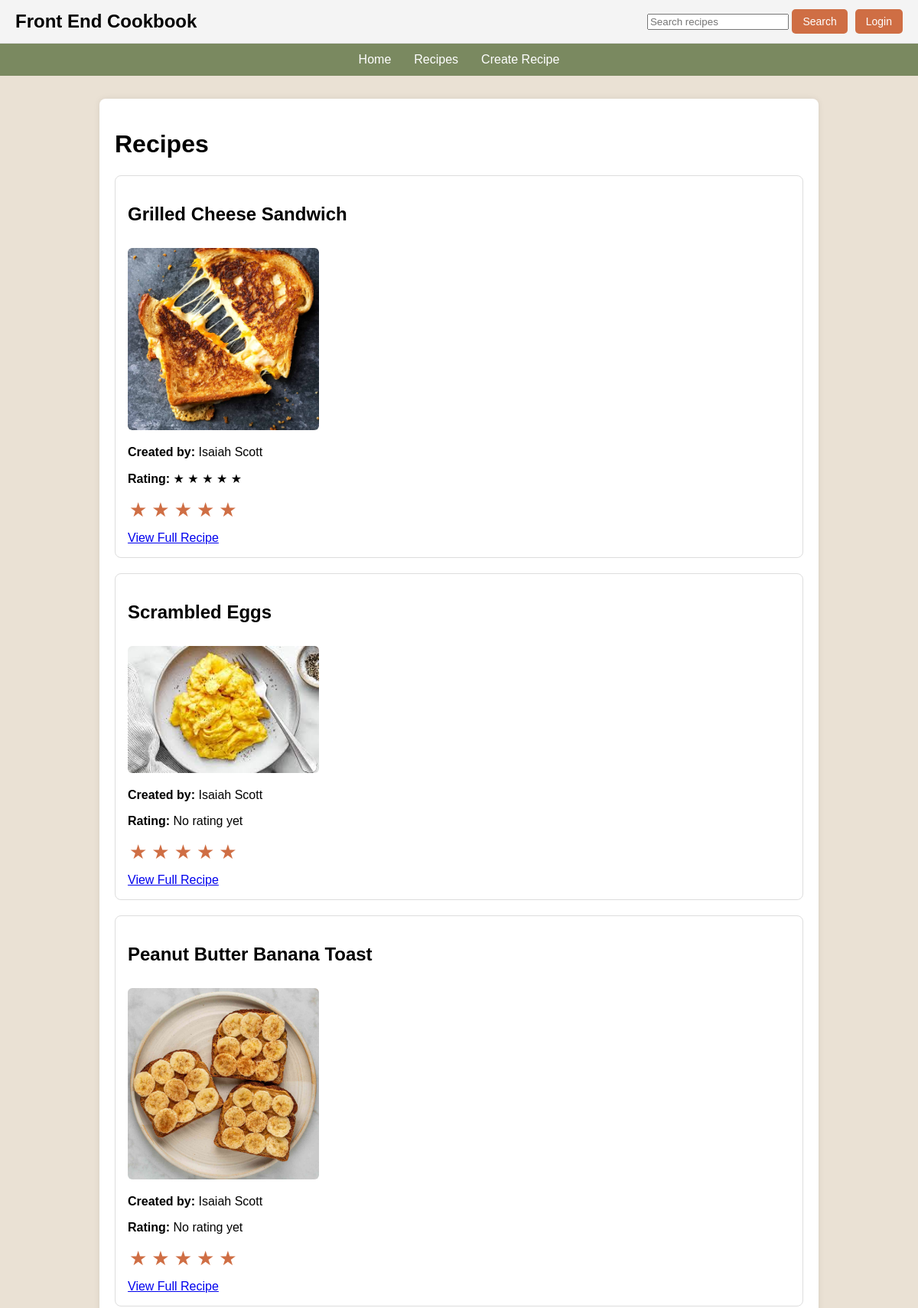
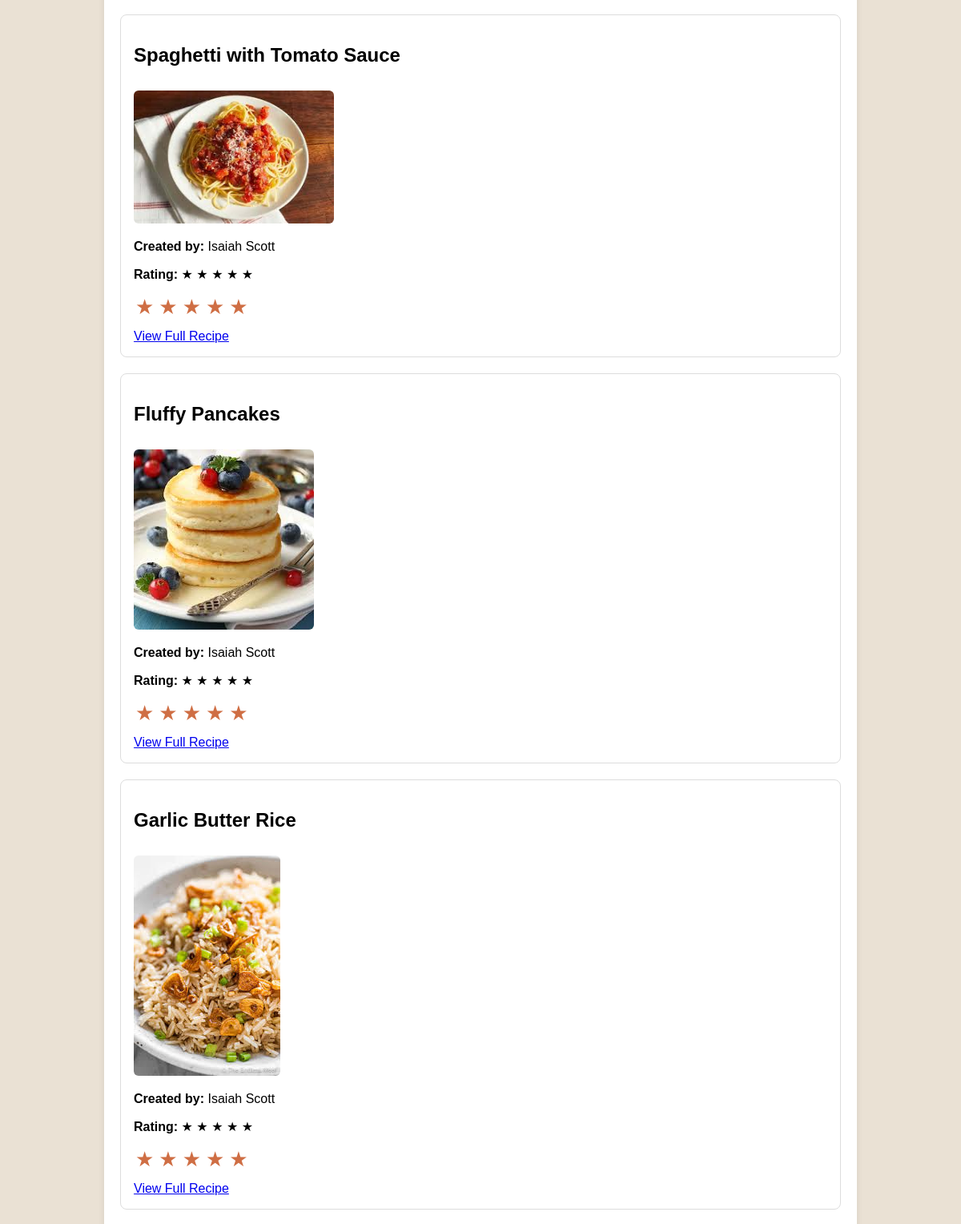
Page /recipes (upper part) on the committed database (2 pictures, top to bottom).
### app/models.py (models this page shows, shortened)
class Recipe(db.Model):
    __tablename__ = "recipes"
    id = db.Column(db.Integer, primary_key=True)
    title = db.Column(db.String(100), nullable=False)
    ingredients = db.Column(db.Text, nullable=False)
    instructions = db.Column(db.Text, nullable=False)
    image_filename = db.Column(db.String(255), nullable=True)
    rating = db.Column(db.Integer, default=0)
    user_id = db.Column(db.Integer, db.ForeignKey("users.id"), nullable=True)
    forked_from_id = db.Column(db.Integer, db.ForeignKey("recipes.id"), nullable=True)

class User(db.Model):
    __tablename__ = "users"
    id = db.Column(db.Integer, primary_key=True)
    first_name = db.Column(db.String(50), nullable=False)
    last_name = db.Column(db.String(50), nullable=False)
    email = db.Column(db.String(120), unique=True, nullable=False)
    password_hash = db.Column(db.String(255), nullable=False)
    recipes = db.relationship("Recipe", backref="author", lazy=True)

### app/routes.py (the view)
@app.route("/recipes")
def recipes():
    recipes = Recipe.query.all()
    for r in recipes:
        formatted_ingredients = []
        for item in r.ingredients.split(' | '):
            parts = item.split(' ', 2)
            formatted_ingredients.append({
                'quantity': parts[0] if len(parts) > 0 else "",
                'unit': parts[1] if len(parts) > 1 else "",
                'name': parts[2] if len(parts) > 2 else ""
            })
    return render_template("recipes.html", recipes=recipes)

### app/templates/recipes.html (shortened to what this page needs)
{% extends "base.html" %}
{% block content %}
<h1>Recipes</h1>
{% if recipes %}
    {% for recipe in recipes %}
        <div class="recipe-card">
            <h2>{{ recipe.title }}</h2>
	    {% if recipe.image_filename %}
   	         <img src="{{ url_for('static', filename='uploads/' + recipe.image_filename) }}" alt="{{ recipe.title }}">
	    {% endif %}
            {% if recipe.author %}
                <p>
                    <strong>Created by:</strong>
                    {{ recipe.author.first_name }} {{ recipe.author.last_name }}
                </p>
            {% endif %}
            <p>
                <strong>Rating:</strong>
                {% if recipe.rating and recipe.rating > 0 %}
                    {% for i in range(recipe.rating) %}
                        ★
                    {% endfor %}
                {% else %}
                    No rating yet
                {% endif %}
            </p>
            <form action="{{ url_for('rate_recipe', recipe_id=recipe.id) }}" method="POST" class="star-rating-form">
                <button type="submit" name="rating" value="1" class="star-button">★</button>
                <button type="submit" name="rating" value="2" class="star-button">★</button>
                <button type="submit" name="rating" value="3" class="star-button">★</button>
                <button type="submit" name="rating" value="4" class="star-button">★</button>
                <button type="submit" name="rating" value="5" class="star-button">★</button>
            </form>
            <br>
            <a href="{{ url_for('view_recipe', recipe_id=recipe.id) }}">
                View Full Recipe
            </a>
        </div>
    {% endfor %}
{% else %}
    <p>No recipes found.</p>
{% endif %}
{% endblock %}

### app/templates/base.html (style rules this page uses)
body { margin: 0; font-family: Arial, sans-serif; background-color: #EAE1D4; }
.recipe-card img { max-width: 250px; border-radius: 6px; margin-top: 10px; }
.recipe-card { border: 1px solid #ddd; border-radius: 8px; padding: 16px; margin-bottom: 20px; background-color: #fff; }
.star-rating-form { display: inline-flex; gap: 2px; margin-bottom: 12px; }
.star-button { border: none; background: none; color: #CF6E44; font-size: 26px; cursor: pointer; padding: 0 2px; }

### rows in the picture
Recipe: title "Grilled Cheese Sandwich", image_filename (picture), author.first_name "Isaiah", author.last_name "Scott", rating 5 (drawn)
Recipe: title "Scrambled Eggs", image_filename (picture), author.first_name "Isaiah", author.last_name "Scott", rating "No rating yet"
Recipe: title "Peanut Butter Banana Toast", image_filename (picture), author.first_name "Isaiah", author.last_name "Scott", rating "No rating yet"
Recipe: title "Spaghetti with Tomato Sauce", image_filename (picture), author.first_name "Isaiah", author.last_name "Scott", rating 5 (drawn)
Recipe: title "Fluffy Pancakes", image_filename (picture), author.first_name "Isaiah", author.last_name "Scott", rating 5 (drawn)
Recipe: title "Garlic Butter Rice", image_filename (picture), author.first_name "Isaiah", author.last_name "Scott", rating 5 (drawn)
